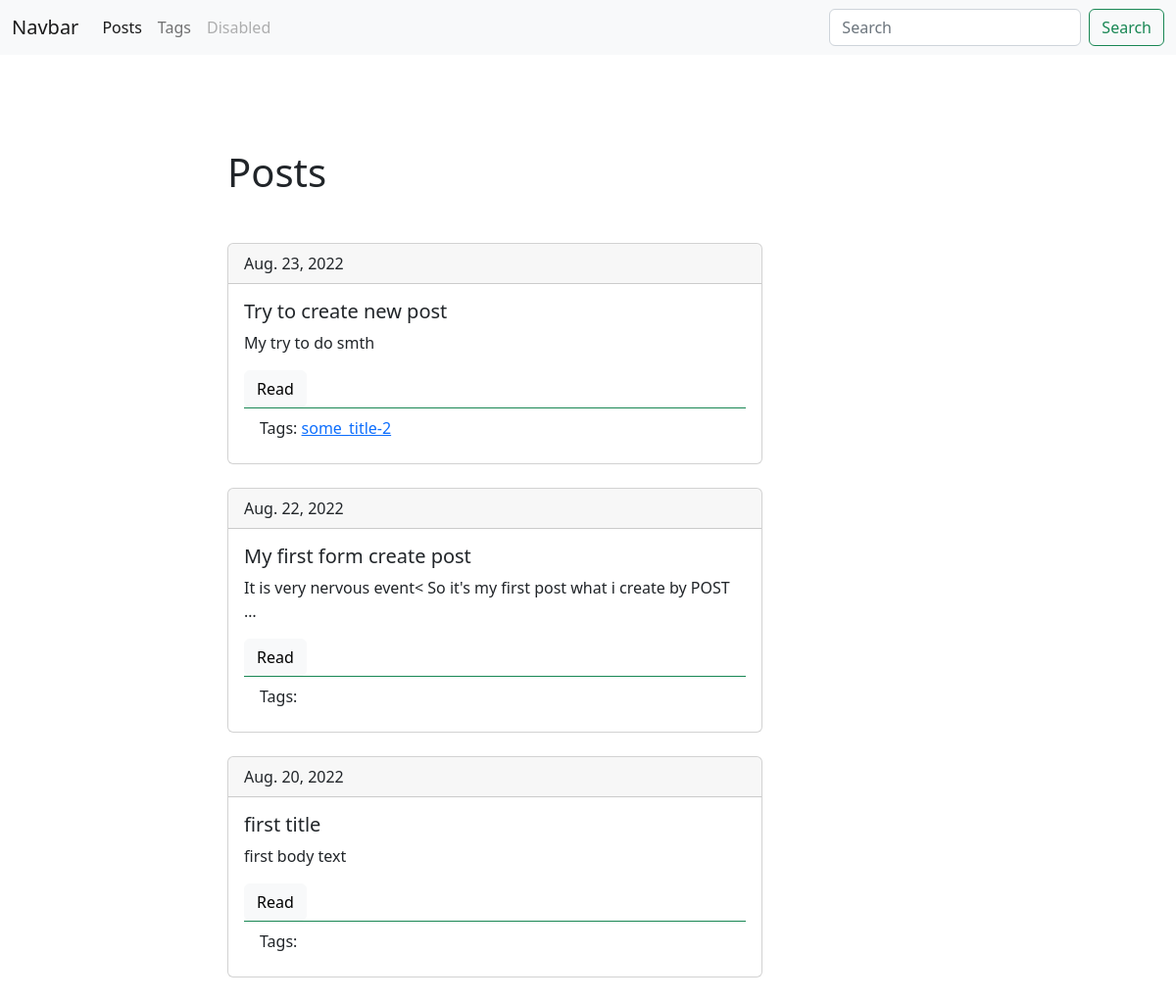
The page / on the database its author committed.
### blog/models.py (models this page shows, shortened)
class Post(models.Model):
    title = models.CharField(max_length=150, db_index=True)
    slug = models.SlugField(max_length=150, blank=True, unique=True)
    body = models.TextField(blank=True, db_index=True)
    tags = models.ManyToManyField("Tag", blank=True, related_name='posts')
    date_pub = models.DateField(auto_now_add=True)
    def get_absolute_url(self):
        return reverse('post_detail_url', kwargs={'slug': self.slug})
    class Meta:
        ordering = ['-date_pub']

class Tag(models.Model):
    title = models.CharField(max_length=50)
    slug = models.SlugField(max_length=50, unique=True)
    def get_absolute_url(self):
        return reverse('tag_detail_url', kwargs={'slug': self.slug})
    def __str__(self):
        return self.title
    class Meta:
        ordering = ['title']

### blog/views.py (the view)
# urls.py: path('', posts_list, name='posts_list_url'),
def posts_list(request):
    search_query = request.GET.get('search', '')
    if search_query:
        posts = Post.objects.filter(Q(title__icontains=search_query) | Q(body__icontains=search_query))
    else:
        posts = Post.objects.all()
    paginator = Paginator(posts, 5)
    page_number = request.GET.get('page', 1)
    page = paginator.get_page(page_number)
    is_paginated = page.has_other_pages()
    if page.has_next():
        next_page = page.next_page_number()
    else:
        next_page = ''
    if page.has_previous():
        prev_page = page.previous_page_number()
    else:
        prev_page = ''
    context = {
        'page': page,
        'is_paginated': is_paginated,
        'next_page': next_page,
        'prev_page': prev_page
    }
    return render(request, 'blog/index.html', context=context)

### blog/templates/blog/index.html (shortened to what this page needs)
{% extends 'blog/base_blog.html' %}
{% block content %}
    <h1 class="mb-5">Posts</h1>
    {% for post in page.object_list %}
        {% include 'blog/includes/post_card.html' %}
    {% endfor %}
{% endblock %}

### blog/templates/blog/includes/post_card.html
<div class="card mb-4">
  <div class="card-header">
    {{ post.date_pub }}
  </div>
  <div class="card-body">
    <h5 class="card-title">{{ post.title }}</h5>
    <p class="card-text">{{ post.body | truncatewords:15 }}</p>
    <a href="{{ post.get_absolute_url }}" class="btn btn-light">Read</a>
    <div class="card-footer bg-transparent border-success">
      Tags:
    {% for tag in post.tags.all %}
      <a href="{{ tag.get_absolute_url }}"> {{ tag }}</a>
    {% endfor %}
    </div>
  </div>
</div>

### rows shown on the page
Post: date_pub "Aug. 23, 2022", title "Try to create new post", body "My try to do smth"
Tag: title "some_title-2"
Post: date_pub "Aug. 22, 2022", title "My first form create post", body "It is very nervous event< So it's my first post what i create by POST …"
Post: date_pub "Aug. 20, 2022", title "first title", body "first body text"
